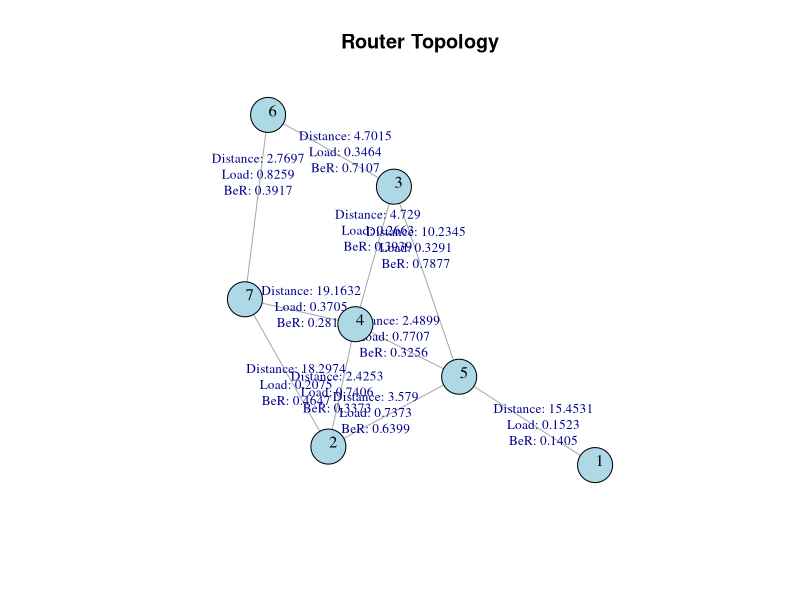
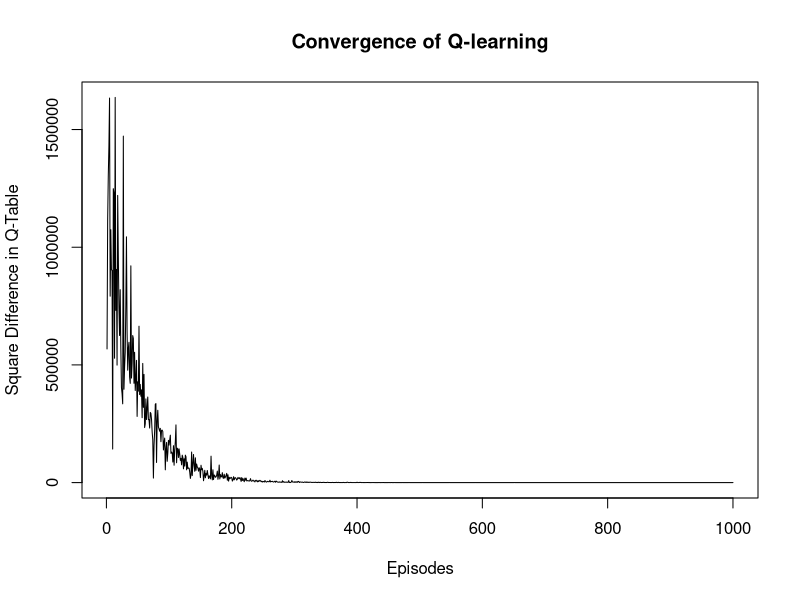

Recreate these plots in R, in order.
rm(list=ls())
library(igraph)


################################################################################
#                       GENERATION OF RANDOM ROUTERS
################################################################################
create_states <- function(){
  "This is a function designed to generate the routers"
  
  # Generate a random number of states:
  num_states = sample(6:20, 1)
  
  # Create the states:
  states <- paste0("s", 1:num_states)
  
  # Take generated values to the environment:
  assign("num_states", num_states, envir = .GlobalEnv)
  assign("states", states, envir = .GlobalEnv)
}


################################################################################
#        GENERATION OF RANDOM VALUES OF DISTANCE, LOAD AND Bit Error Rate
################################################################################
generate_random_values <- function(num_states, num_paths){
  "This is a function used to generate random values of distance, load and BeR"
  
  # Create an empty adjacency matrix:
  adj_matrix <- matrix(0, nrow = num_states, ncol = num_states)
  
  # Fill the adjacency matrix with random values (1 or 0) to represent connections
  # between routers:
  for (i in 1:num_states) {
    for (j in 1:num_states) {
      if (i != j) {
        connection <- sample(c(0, 1), 1)
        adj_matrix[i, j] <- connection
        adj_matrix[j, i] <- connection
      }
    }
  }
  
  # Create the 3D arrays for each of the variables (the dimensions are 
  # num_states x num_states x num_paths).
  distance_values <- array(NA, dim = c(num_states, num_states, num_paths))
  load_values <- array(NA, dim = c(num_states, num_states, num_paths))
  ber_values <- array(NA, dim = c(num_states, num_states, num_paths))
  
  # Fill the arrays:
  for (i in 1:(num_states-1)) {  
    for (j in (i+1):num_states) { 
      
      # If condition to check whether there is a connection between router i and j.
      if (adj_matrix[i,j] == 1) {  
        
        # This loop iterates through each possible path between the nodes i and j.
        for (k in 1:num_paths){
          
          # For each path, it generates random values for distance, load and BeR.
          km <- runif(1, min = 1, max = 20)
          load <- runif(1, min = 0, max = 1)
          BeR <- runif(1, min = 0, max = 1)
          
          # Assign values to the arrays for both connections due to symmetry:
          distance_values[i, j, k] <- km; distance_values[j, i, k] <- km
          load_values[i, j, k] <- load; load_values[j, i, k] <- load
          ber_values[i, j, k] <- BeR; ber_values[j, i, k] <- BeR
        }
      }
    }
  }
  
  # Take generated values to the environment:
  assign("adj_matrix", adj_matrix, envir = .GlobalEnv)
  assign("distance_values", distance_values, envir = .GlobalEnv)
  assign("load_values", load_values, envir = .GlobalEnv)
  assign("ber_values", ber_values, envir = .GlobalEnv)
  
  
  # Show generated values:
  cat("Distance values:\n")
  print(distance_values)
  cat("\n")
  cat("Load values:\n")
  print(load_values)
  cat("\n")
  cat("BeR values:\n")
  print(ber_values)
}


################################################################################
#                 SELECTION OF BEST PATHS (BASED ON PENALTIES)
################################################################################
calculate_total_cost <- function(distance_km, load, BeR) {
  "This is a function used to compute the total cost of a certain path based on
  distance, load and BeR values"
  
  propagation_delay = 5 * distance_km  # 5us for each km in the fiber.
  tranmission_queue_delay = 1/(1-load)  # 1us x (1/(1-load))
  
  # Penalization of BeR:
  if (BeR >= 10^-4 && BeR <= 1){
    ber_penalty = 1000
  } else if (BeR > 10^-5 && BeR < 10^-4){
    ber_penalty = 50
  } else {
    ber_penalty = 0
  }
  
  # Sum of penalties:
  return (propagation_delay + tranmission_queue_delay + ber_penalty)
}

select_best_paths <- function(num_states, num_paths, adj_matrix, distance_values, load_values, ber_values){
  "The main goal of this function is to go through all the possible paths from
  one router to another and select the one with the lowest cost"
  
  # Construct 4 matrices:
  # 1. cost_matrix: it will store the cost of the shortest paths.
  cost_matrix <- matrix(-Inf, nrow = num_states, ncol = num_states)
  
  # 2. chosen_distance: it will store the distance between routers that gave the
  # lowest cost.
  chosen_distance <- matrix(NA, nrow = num_states, ncol = num_states)
  
  # 3. chosen_load: it will store the load between routers that gave the
  # lowest cost.
  chosen_load <- matrix(NA, nrow = num_states, ncol = num_states)
  
  # 4. chosen_ber: it will store the BeR between routers that gave the
  # lowest cost.
  chosen_ber <- matrix(NA, nrow = num_states, ncol = num_states)
  
  # Traverse through every possible combination of nodes:
  for (i in 1:num_states) {
    for (j in 1:num_states) {
      
      # Check if routers i and j are connected:
      if (adj_matrix[i,j] == 1) {
        min_cost <- Inf
        chosen_path_k <- NA  # Track the path 'k' that gave the minimum cost
        
        # Iterate through each possible path:
        for (k in 1:num_paths) {
          
          #For each path k, this code retrieves its distance, load, and Bit
          # error rate (BeR) values from the 3D arrays:
          km_value <- distance_values[i, j, k]
          load_value <- load_values[i, j, k]
          ber_value <- ber_values[i, j, k]
          
          # Check if any of the values is NA:
          if (!anyNA(c(km_value, load_value, ber_value))){
            
            # Compute the cost of the given path:
            cost <- calculate_total_cost(km_value, load_value, ber_value)
            
            # If the computed cost of the path k is less than the current min_cost,
            # then min_cost is updated to this new value and the index k of this
            # path is stored in chosen_path_k:
            if (cost < min_cost) {
              min_cost <- cost
              chosen_path_k <- k 
            }
          }
        }
        
        # Assign the cost to the path and store the respective km, load, and BeR values:
        cost_matrix[i, j] <- -min_cost
        if (!is.na(chosen_path_k)) {
          chosen_distance[i, j] <- distance_values[i, j, chosen_path_k]
          chosen_ber[i, j] <- ber_values[i, j, chosen_path_k]
          chosen_load[i, j] <- load_values[i, j, chosen_path_k]
        }
      }
    }
  }
  
  # Take generated values to the environment:
  assign("cost_matrix", cost_matrix, envir = .GlobalEnv)
  assign("chosen_distance", chosen_distance, envir = .GlobalEnv)
  assign("chosen_ber", chosen_ber, envir = .GlobalEnv)
  assign("chosen_load", chosen_load, envir = .GlobalEnv)
  
  # Show generated values:
  cat("Cost matrix:\n")
  print(cost_matrix)
  cat("\n")
  cat("Distance of the cheapest paths:\n")
  print(chosen_distance)
  cat("\n")
  cat("Loads of the cheapest paths:\n")
  print(chosen_load)
  cat("\n")
  cat("BeR of the cheapest paths:\n")
  print(chosen_ber)
  cat("\n")
}


################################################################################
#                             REPRESENT THE TOPOLOGY
################################################################################
plot_topology <- function(adj_matrix, chosen_distance, chosen_load, chosen_ber){
  "This is a function used to plot the topology of the current environment"
  
  # Create the graph:
  g <- graph_from_adjacency_matrix(adjmatrix=adj_matrix, mode="undirected", weighted=NULL, diag=FALSE)
  
  # Create the edge labels to show in the graph the distance, load and BeR values
  # of each connection between each router:
  edge_labels = c()
  for (i in 1:(num_states-1)){
    for (j in (i+1):num_states){
      if (adj_matrix[i,j] == 1){
        label <- paste(
          "Distance:", round(chosen_distance[i,j], 4), 
          "\nLoad:", round(chosen_load[i,j], 4), 
          "\nBeR:", round(chosen_ber[i,j], 4),
          "\n"
        )
        edge_labels = c(edge_labels, label)
      }
    }
  }
  
  # Plot the graph:
  plot(g, 
       layout = layout_with_fr,
       vertex.color = "lightblue", 
       vertex.size = 20, 
       vertex.label.color = "black",
       vertex.label.cex = 1,
       vertex.label.dist = 0.5,
       edge.label.cex = 0.8,
       edge.label = edge_labels,
       main = "Router Topology") 
}


################################################################################
#                  SOLVE THE PROPOSED SCENARIO USING Q-LEARNING
################################################################################
solve_scenario_qlearning <- function(num_states, adj_matrix, alpha, gamma, epsilon, num_episodes, cost_matrix){
  "This is a function that has the goal of solving a specific scenario using Q-learning"
  
  # Initialize a Q-table with all zeros. Then, any entry in the Q-table that
  # corresponds to a pair of nodes that aren't directly connected is set to
  # negative infinity to ensure those actions are not chosen.
  Q_table <- matrix(0, nrow = num_states, ncol = num_states)
  Q_table[adj_matrix == 0] <- -Inf
  
  # Track the squared difference between Q-tables of consecutive episodes:
  q_table_differences <- numeric(num_episodes)
  previous_q_table <- matrix(0, nrow = num_states, ncol = num_states)
  previous_q_table[adj_matrix == 0] <- -Inf  # Initialize with -Inf for invalid actions
  
  # Start a loop over a specified number of episodes. In each episode, the agent
  # will navigate through the network to learn the optimal path:
  for (episode in 1:num_episodes) {
    
    # Randomly choose a starting state:
    state <- sample(1:num_states, 1)  
    
    # This list will keep track of all nodes the agent visits in this episode to
    # avoid loops.
    visited_nodes <- c(state)
    
    while (TRUE) {  
      possible_actions <- which(adj_matrix[state, ] == 1)
      
      # Epsilon-greedy Strategy: with probability epsilon, the agent chooses a
      # a random action from the available ones (exploration), and with probability
      # 1-epsilon, the agent chooses the action with the highest current Q-value
      # (exploitation).
      
      # A random number between 0 and 1 is generated: is it less than epsilon?
      # Then explore; otherwise? Exploit.
      if (runif(1) < epsilon) {
        # Exploration:
        valid_actions <- setdiff(possible_actions, visited_nodes)
        if (length(valid_actions) == 0) {
          break
        }
        action <- sample(valid_actions, 1)
        
        # Exploitation:
      } else {
        valid_actions <- setdiff(possible_actions, visited_nodes)
        if (length(valid_actions) == 0) {
          break
        }
        action_values <- Q_table[state, valid_actions]
        action_index <- which.max(action_values)
        action <- valid_actions[action_index]
      }
      
      # Update visited nodes:
      visited_nodes <- c(visited_nodes, action)
      
      # Finally: 
      # 1. Get a reward for the chosen action from the cost_matrix:
      reward <- cost_matrix[state, action] # agent tries to maximize its reward by minimizing the cost
      
      # 2. Calculate the expected reward by considering the maximum Q-value from
      # the next state (action), discounted by gamma.
      future_reward <- gamma * max(Q_table[action, ])
      
      # 3. Use the Q-learning formula to update the Q-value in the Q-table for
      # the current state and action.
      Q_table[state, action] <- (1-alpha)*Q_table[state, action] + alpha*(reward + future_reward)
      
      # The agent moves to the next state, which corresponds to the action it chose:
      state <- action  
    }
    
    # Track the squared difference for finite values:
    differences <- (abs(Q_table - previous_q_table))^2
    
    # By excluding the "Inf" values when calculating the error, we ensure that
    # we get a more representative measure of how much the Q-table has truly
    # changed in areas that can learn and change. It's a way to focus on the 
    # aspects of the Q-table that are relevant to the learning process.
    q_table_differences[episode] <- sum(differences[is.finite(differences)])
    previous_q_table <- Q_table
  }
  
  # Check the episode in which Q-learning converges:
  #   1. Define the threshold:
  convergence_threshold <- 0.01
  
  #   2. Find the episode of convergence by iterating backwards:
  convergence_episode <- num_episodes  # start assuming it converged at the last episode
  for (i in seq(num_episodes, 1, by=-1)) {
    if (q_table_differences[i] > convergence_threshold) {
      break
    }
    convergence_episode <- i
  }
  
  # Take generated values to the environment:
  assign("Q_table", Q_table, envir = .GlobalEnv)
  assign("q_table_differences", q_table_differences, envir = .GlobalEnv)
  assign("convergence_episode", convergence_episode, envir = .GlobalEnv)
  
  # Show generated values:
  cat("Q-Table values:\n")
  print(Q_table)
  plot(q_table_differences, type="l", xlab="Episodes",
       ylab="Square Difference in Q-Table",
       main="Convergence of Q-learning")
  cat("Convergence detected at episode:", convergence_episode, "\n")
}


################################################################################
#                                   BEST PATH
################################################################################
get_best_path_after_learning <- function(Q_table, start_node, end_node, adj_matrix) {
  "Gives the best route from a starting node to a destination node based on the highest cumulative reward (lowest negative reward)"
  
  # Obtain the number of states using the Q-table:
  num_states <- nrow(Q_table)
  
  # Initialize distance, previous node and visited variables:
  # 1. distance: It represents the shortest known distance (or, in this case,
  #   the highest cumulative reward) from the start_node to every other node.
  distance <- rep(Inf, num_states)
  
  # 2. previous: This vector keeps track of the previous node on the best path
  #   from the start_node to every other node. It's used for backtracking to find
  #   the best path once Dijkstra's algorithm completes.
  previous <- rep(0, num_states)
  
  # 3. visited: This vector is a boolean flag for each state/node indicating
  #   if it has been visited (considered) in Dijkstra's algorithm. It ensures we
  #   don't reconsider nodes we've already processed.
  visited <- rep(FALSE, num_states)
  
  # Start node distance is 0:
  distance[start_node] <- 0
  
  # Find the shortest path using Dijkstra's algorithm with negative rewards:
  for (i in 1:num_states) {
    # Find the node with the minimum distance among unvisited nodes:
    min_distance <- Inf
    min_index <- -1
    
    for (v in 1:num_states) {
      # The inner loop iterates over all nodes to find the node with the minimum 
      # distance (highest reward in our case) that hasn't been visited. This node
      # is represented by min_index.
      if (!visited[v] && distance[v] < min_distance) {
        min_distance <- distance[v]
        min_index <- v
      }
    }
    
    if (min_index == -1) {
      # If min_index remains as -1, it indicates that there are no more reachable
      # nodes left to consider. Thus, we can break out of the outer loop.
      break
    }
    
    # Mark node as visited:
    visited[min_index] <- TRUE
    
    for (v in 1:num_states) {
      # This second inner loop checks each neighboring node v of the current
      # min_index node.
      
      if (!visited[v] && adj_matrix[min_index, v] == 1) {
        # This condition ensures that the neighbor v has not been visited and
        # is directly connected to the current node.
        
        alt <- distance[min_index] + (-Q_table[min_index, v])
        # For each valid neighbor, the algorithm calculates an alternate distance (alt),
        # which is the sum of the current node's distance and the negative Q-value
        # (negative to transform reward into cost).
        
        if (alt < distance[v]) {
          # If this alternate distance is less than the currently known distance
          # to the neighbor, then:
          #   1. The distance for the neighboring node v is updated with this new value.
          #   2. The previous vector for the neighbor v is set to the current node (min_index),
          #     indicating the current node is the best predecessor for the neighbor
          #     on the shortest path from the start node.
          distance[v] <- alt
          previous[v] <- min_index
        }
      }
    }
  }
  
  # Reconstruct the path from end_node to start_node. The path is initialized 
  # with the end_node because we're going to backtrack from our destination
  # (end_node) to our starting point (start_node). 
  path <- c(end_node)
  current_node <- end_node
  while (current_node != start_node) {
    # The loop continues as long as the current_node isn't the start_node, which
    # means we haven't reached the beginning of our path yet.
    
    # This line looks up the previous array to find the predecessor of the
    # current_node. The previous array contains the best predecessor for each
    # node as determined by the Dijkstra's algorithm:
    current_node <- previous[current_node]
    
    # Add node to path:
    path <- c(current_node, path)
  }
  
  # Take generated values to the environment:
  assign("path", path, envir = .GlobalEnv)
  
  # Show generated values:
  cat("Path from ", start_node, " to ", end_node, " (based on highest cumulative reward):\n")
  print(path)
}


################################################################################
#                 INVOKE THE FUNCTIONS AND SOLVE RANDOM SCENARIO
################################################################################
# Define some general variables:
num_paths = 2
alpha = 0.5
gamma = 0.9
epsilon = 0.1
num_episodes = 1000

# STEP 1: Create the routers.
create_states()

# STEP 2: Generate the paths.
generate_random_values(num_states, num_paths)

# STEP 3: Select the best paths based on lowest costs.
select_best_paths(num_states, num_paths, adj_matrix, distance_values, load_values, ber_values)

# STEP 4: Plot the topology.
plot_topology(adj_matrix, chosen_distance, chosen_load, chosen_ber)

# STEP 5: Use Q-learning to explore the environment,
solve_scenario_qlearning(num_states, adj_matrix, alpha, gamma, epsilon, num_episodes, cost_matrix)

# Obtain the path to from every node to every other node:
for (i in 1:num_states){
  for (j in 1:num_states){
    if (i != j){
      get_best_path_after_learning(Q_table, start_node = i, end_node = j, adj_matrix)
      cat("\n")
    }
  }
}
